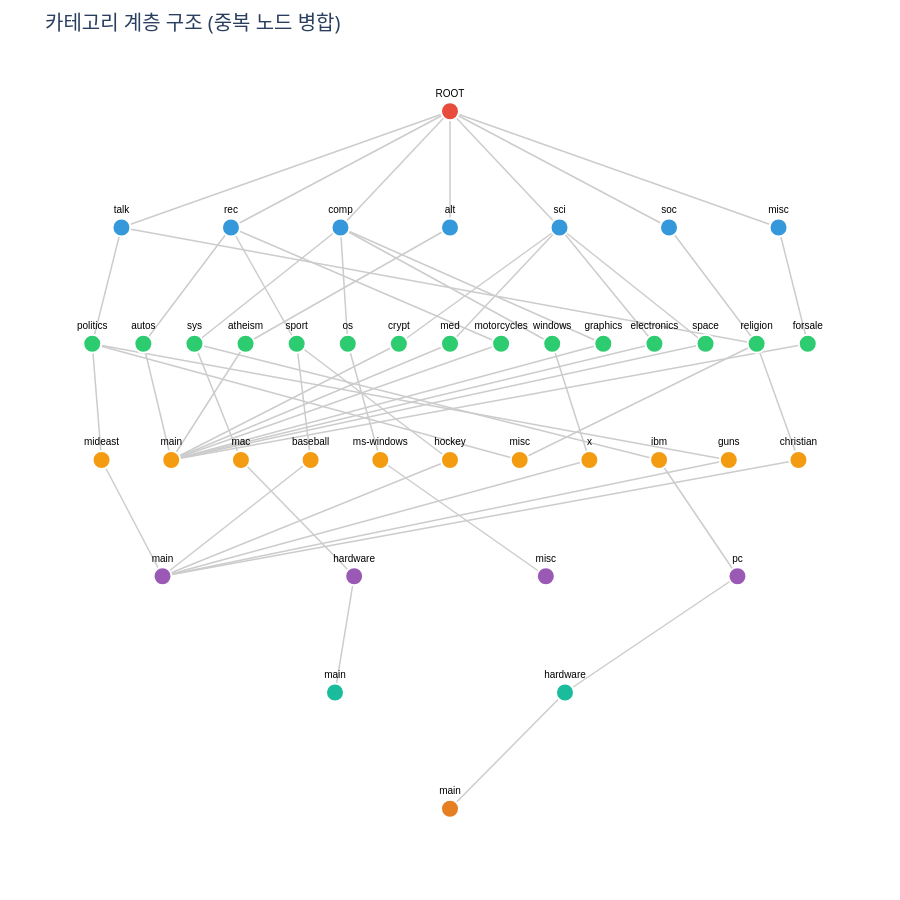

The code cell stored with this chart in its notebook:
### Code cell
import plotly.graph_objects as go

# 데이터
data = category_detail_dict

# 트리 구조 생성 - 레벨별로 노드 이름만 기준으로 병합
nodes_by_level_and_name = {}  # (level, name) -> node_key
nodes = {}
edges = set()  # 중복 제거를 위해 set 사용
node_id = 0

# 루트 노드
root_key = ('ROOT', 0)
nodes[root_key] = {'id': node_id, 'label': 'ROOT', 'level': 0}
nodes_by_level_and_name[(0, 'ROOT')] = root_key
node_id += 1

# 모든 경로 처리
for category, path_dict in data.items():
    super_cat = path_dict[0]
    
    # 0 노드 추가 (레벨 1)
    level_name_key = (1, super_cat)
    if level_name_key not in nodes_by_level_and_name:
        node_key = (super_cat, 1)
        nodes[node_key] = {'id': node_id, 'label': super_cat, 'level': 1}
        nodes_by_level_and_name[level_name_key] = node_key
        edges.add((root_key, node_key))
        node_id += 1
    
    parent_key = nodes_by_level_and_name[level_name_key]
    
    # 하위 경로 구성
    max_level = max([k for k in path_dict.keys() if isinstance(k, int)])
    
    for i in range(1, max_level + 1):
        if i in path_dict:
            current_name = path_dict[i]
            current_level = i + 1
            level_name_key = (current_level, current_name)
            
            # 같은 레벨에 같은 이름의 노드가 없으면 새로 생성
            if level_name_key not in nodes_by_level_and_name:
                node_key = (current_name, current_level)
                nodes[node_key] = {'id': node_id, 'label': current_name, 'level': current_level}
                nodes_by_level_and_name[level_name_key] = node_key
                node_id += 1
            
            current_key = nodes_by_level_and_name[level_name_key]
            edges.add((parent_key, current_key))
            parent_key = current_key

# 레벨별로 노드 그룹화
levels = {}
for node_key, node in nodes.items():
    level = node['level']
    if level not in levels:
        levels[level] = []
    levels[level].append(node_key)

# 좌표 계산
for level, node_keys in levels.items():
    num_nodes = len(node_keys)
    y = -level * 2
    
    for i, key in enumerate(node_keys):
        if num_nodes == 1:
            x = 0
        else:
            spacing = min(15, 50 / num_nodes)
            x = (i - (num_nodes - 1) / 2) * spacing
        
        nodes[key]['x'] = x
        nodes[key]['y'] = y

# 엣지 데이터 생성
edge_x = []
edge_y = []
for parent, child in edges:
    edge_x.extend([nodes[parent]['x'], nodes[child]['x'], None])
    edge_y.extend([nodes[parent]['y'], nodes[child]['y'], None])

# 엣지 trace
edge_trace = go.Scatter(
    x=edge_x,
    y=edge_y,
    mode='lines',
    line=dict(width=1.5, color='#cccccc'),
    hoverinfo='none'
)

# 노드 데이터
node_x = [n['x'] for n in nodes.values()]
node_y = [n['y'] for n in nodes.values()]
node_text = [n['label'] for n in nodes.values()]

# 레벨별 색상
node_colors = ['#e74c3c', '#3498db', '#2ecc71', '#f39c12', '#9b59b6', '#1abc9c', '#e67e22']
node_color = [node_colors[n['level'] % len(node_colors)] for n in nodes.values()]

# 각 노드의 연결 수 계산 (부모 수)
parent_counts = {}
for parent, child in edges:
    if child not in parent_counts:
        parent_counts[child] = 0
    parent_counts[child] += 1

hover_text = []
for node_key, n in nodes.items():
    parent_count = parent_counts.get(node_key, 0)
    if parent_count > 1:
        hover_text.append(f"{n['label']}<br>레벨: {n['level']}<br>부모 노드: {parent_count}개")
    else:
        hover_text.append(f"{n['label']}<br>레벨: {n['level']}")

# 노드 trace
node_trace = go.Scatter(
    x=node_x,
    y=node_y,
    mode='markers+text',
    text=node_text,
    textposition='top center',
    textfont=dict(size=10, color='black', family='Arial'),
    marker=dict(
        size=18,
        color=node_color,
        line=dict(width=2, color='white')
    ),
    hoverinfo='text',
    hovertext=hover_text
)

# 레이아웃
layout = go.Layout(
    title=dict(text='카테고리 계층 구조 (중복 노드 병합)', font=dict(size=20)),
    showlegend=False,
    hovermode='closest',
    xaxis=dict(showgrid=False, zeroline=False, showticklabels=False),
    yaxis=dict(showgrid=False, zeroline=False, showticklabels=False),
    plot_bgcolor='#ffffff',
    paper_bgcolor='#ffffff',
    margin=dict(l=40, r=40, t=60, b=40),
    height=900,
)

# 그래프 생성
fig = go.Figure(data=[edge_trace, node_trace], layout=layout)
fig.show()

## TODO: 계층별 노드별 개수 파악

### Figure 1 — Plotly figure (JSON) as saved in the notebook; plotly's stock layout.template omitted (floating-point values rounded to 4 significant figures; data arrays with more than 128 entries replaced by an {"elided": "..."} marker saying what was removed)
{"data": [{"hoverinfo": "none", "line": {"color": "#cccccc", "width": 1.5}, "mode": "lines", "type": "scatter", "x": {"elided": "165 float values"}, "y": {"elided": "165 int values"}}, {"hoverinfo": "text", "hovertext": ["ROOT<br>레벨: 0", "talk<br>레벨: 1", "politics<br>레벨: 2", "mideast<br>레벨: 3", "main<br>레벨: 4<br>부모 노드: 6개", "rec<br>레벨: 1", "autos<br>레벨: 2", "main<br>레벨: 3<br>부모 노드: 9개", "comp<br>레벨: 1", "sys<br>레벨: 2", "mac<br>레벨: 3", "hardware<br>레벨: 4", "main<br>레벨: 5", "alt<br>레벨: 1", "atheism<br>레벨: 2", "sport<br>레벨: 2", "baseball<br>레벨: 3", "os<br>레벨: 2", "ms-windows<br>레벨: 3", "misc<br>레벨: 4", "hockey<br>레벨: 3", "sci<br>레벨: 1", "crypt<br>레벨: 2", "med<br>레벨: 2", "misc<br>레벨: 3<br>부모 노드: 2개", "motorcycles<br>레벨: 2", "windows<br>레벨: 2", "x<br>레벨: 3", "graphics<br>레벨: 2", "ibm<br>레벨: 3", "pc<br>레벨: 4", "hardware<br>레벨: 5", "main<br>레벨: 6", "electronics<br>레벨: 2", "guns<br>레벨: 3", "space<br>레벨: 2", "soc<br>레벨: 1", "religion<br>레벨: 2<br>부모 노드: 2개", "christian<br>레벨: 3", "misc<br>레벨: 1", "forsale<br>레벨: 2"], "marker": {"color": ["#e74c3c", "#3498db", "#2ecc71", "#f39c12", "#9b59b6", "#3498db", "#2ecc71", "#f39c12", "#3498db", "#2ecc71", "#f39c12", "#9b59b6", "#1abc9c", "#3498db", "#2ecc71", "#2ecc71", "#f39c12", "#2ecc71", "#f39c12", "#9b59b6", "#f39c12", "#3498db", "#2ecc71", "#2ecc71", "#f39c12", "#2ecc71", "#2ecc71", "#f39c12", "#2ecc71", "#f39c12", "#9b59b6", "#1abc9c", "#e67e22", "#2ecc71", "#f39c12", "#2ecc71", "#3498db", "#2ecc71", "#f39c12", "#3498db", "#2ecc71"], "line": {"color": "white", "width": 2}, "size": 18}, "mode": "markers+text", "text": ["ROOT", "talk", "politics", "mideast", "main", "rec", "autos", "main", "comp", "sys", "mac", "hardware", "main", "alt", "atheism", "sport", "baseball", "os", "ms-windows", "misc", "hockey", "sci", "crypt", "med", "misc", "motorcycles", "windows", "x", "graphics", "ibm", "pc", "hardware", "main", "electronics", "guns", "space", "soc", "religion", "christian", "misc", "forsale"], "textfont": {"color": "black", "family": "Arial", "size": 10}, "textposition": "top center", "type": "scatter", "x": [0, -21.43, -23.33, -22.73, -18.75, -14.29, -20, -18.18, -7.143, -16.67, -13.64, -6.25, -7.5, 0, -13.33, -10, -9.091, -6.667, -4.545, 6.25, 0, 7.143, -3.333, 0, 4.545, 3.333, 6.667, 9.091, 10, 13.64, 18.75, 7.5, 0, 13.33, 18.18, 16.67, 14.29, 20, 22.73, 21.43, 23.33], "y": [0, -2, -4, -6, -8, -2, -4, -6, -2, -4, -6, -8, -10, -2, -4, -4, -6, -4, -6, -8, -6, -2, -4, -4, -6, -4, -4, -6, -4, -6, -8, -10, -12, -4, -6, -4, -2, -4, -6, -2, -4]}], "layout": {"height": 900, "hovermode": "closest", "margin": {"b": 40, "l": 40, "r": 40, "t": 60}, "paper_bgcolor": "#ffffff", "plot_bgcolor": "#ffffff", "showlegend": false, "title": {"font": {"size": 20}, "text": "카테고리 계층 구조 (중복 노드 병합)"}, "xaxis": {"showgrid": false, "showticklabels": false, "zeroline": false}, "yaxis": {"showgrid": false, "showticklabels": false, "zeroline": false}}}
